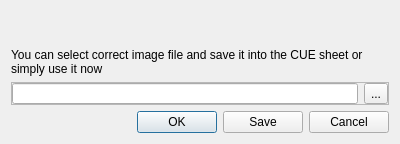
<?xml version="1.0" encoding="UTF-8"?>
<ui version="4.0">
 <class>CueControl</class>
 <widget class="QDialog" name="CueControl">
  <property name="geometry">
   <rect>
    <x>0</x>
    <y>0</y>
    <width>400</width>
    <height>144</height>
   </rect>
  </property>
  <property name="windowTitle">
   <string>Fix CUE sheet</string>
  </property>
  <layout class="QVBoxLayout" name="verticalLayout">
   <item>
    <widget class="QLabel" name="label">
     <property name="text">
      <string/>
     </property>
     <property name="wordWrap">
      <bool>true</bool>
     </property>
    </widget>
   </item>
   <item>
    <widget class="QLabel" name="label_2">
     <property name="text">
      <string>You can select correct image file and save it into the CUE sheet or simply use it now</string>
     </property>
     <property name="wordWrap">
      <bool>true</bool>
     </property>
    </widget>
   </item>
   <item>
    <widget class="QFrame" name="frame">
     <property name="sizePolicy">
      <sizepolicy hsizetype="Preferred" vsizetype="Fixed">
       <horstretch>0</horstretch>
       <verstretch>0</verstretch>
      </sizepolicy>
     </property>
     <property name="frameShape">
      <enum>QFrame::StyledPanel</enum>
     </property>
     <property name="frameShadow">
      <enum>QFrame::Raised</enum>
     </property>
     <layout class="QHBoxLayout" name="horizontalLayout">
      <property name="margin">
       <number>0</number>
      </property>
      <item>
       <widget class="QLineEdit" name="lineEdit">
        <property name="minimumSize">
         <size>
          <width>0</width>
          <height>20</height>
         </size>
        </property>
       </widget>
      </item>
      <item>
       <widget class="QToolButton" name="toolButton">
        <property name="minimumSize">
         <size>
          <width>0</width>
          <height>20</height>
         </size>
        </property>
        <property name="text">
         <string>...</string>
        </property>
       </widget>
      </item>
     </layout>
    </widget>
   </item>
   <item>
    <widget class="QDialogButtonBox" name="buttonBox">
     <property name="orientation">
      <enum>Qt::Horizontal</enum>
     </property>
     <property name="standardButtons">
      <set>QDialogButtonBox::Cancel|QDialogButtonBox::Ok|QDialogButtonBox::Save</set>
     </property>
    </widget>
   </item>
  </layout>
 </widget>
 <resources/>
 <connections>
  <connection>
   <sender>buttonBox</sender>
   <signal>accepted()</signal>
   <receiver>CueControl</receiver>
   <slot>maybeAccept()</slot>
   <hints>
    <hint type="sourcelabel">
     <x>248</x>
     <y>254</y>
    </hint>
    <hint type="destinationlabel">
     <x>157</x>
     <y>274</y>
    </hint>
   </hints>
  </connection>
  <connection>
   <sender>buttonBox</sender>
   <signal>rejected()</signal>
   <receiver>CueControl</receiver>
   <slot>reject()</slot>
   <hints>
    <hint type="sourcelabel">
     <x>316</x>
     <y>260</y>
    </hint>
    <hint type="destinationlabel">
     <x>286</x>
     <y>274</y>
    </hint>
   </hints>
  </connection>
  <connection>
   <sender>buttonBox</sender>
   <signal>clicked(QAbstractButton*)</signal>
   <receiver>CueControl</receiver>
   <slot>maybeSave(QAbstractButton*)</slot>
   <hints>
    <hint type="sourcelabel">
     <x>199</x>
     <y>97</y>
    </hint>
    <hint type="destinationlabel">
     <x>199</x>
     <y>58</y>
    </hint>
   </hints>
  </connection>
  <connection>
   <sender>toolButton</sender>
   <signal>clicked()</signal>
   <receiver>CueControl</receiver>
   <slot>browse()</slot>
   <hints>
    <hint type="sourcelabel">
     <x>377</x>
     <y>68</y>
    </hint>
    <hint type="destinationlabel">
     <x>199</x>
     <y>58</y>
    </hint>
   </hints>
  </connection>
 </connections>
 <slots>
  <slot>maybeSave(QAbstractButton*)</slot>
  <slot>browse()</slot>
  <slot>maybeAccept()</slot>
 </slots>
</ui>
